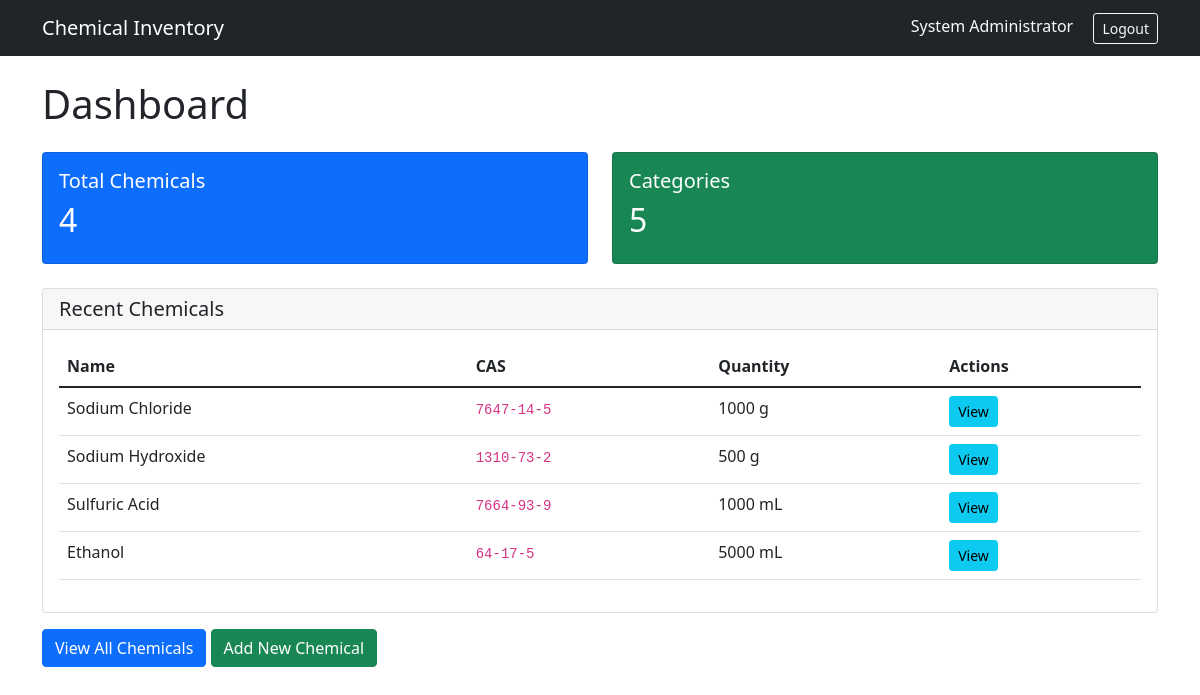
/dashboard.php (signed in), run on the app's committed database.
### tables this page shows
CREATE TABLE chemicals (
        id INTEGER PRIMARY KEY AUTOINCREMENT,
        cas_number TEXT NOT NULL,
        name TEXT NOT NULL,
        formula TEXT,
        category_id INTEGER,
        quantity REAL NOT NULL,
        unit TEXT DEFAULT 'g',
        purity REAL,
        expiry_date DATE,
        reorder_level REAL,
        location TEXT,
        notes TEXT,
        created_at TIMESTAMP DEFAULT CURRENT_TIMESTAMP,
        FOREIGN KEY (category_id) REFERENCES categories(id)
    );

### dashboard.php (the view, shortened to what this page needs)
<?php
try {
    $db = new SQLite3('database/chemicals.db');
} catch (Exception $e) {
    die("Database error: " . $e->getMessage());
}
$total_chemicals = $db->querySingle("SELECT COUNT(*) FROM chemicals");
$total_categories = $db->querySingle("SELECT COUNT(*) FROM categories");
$recent_result = $db->query("SELECT * FROM chemicals ORDER BY id DESC LIMIT 5");
?>
<!DOCTYPE html>
<html>
<head>
    <link href="https://cdn.jsdelivr.net/npm/bootstrap@5.1.3/dist/css/bootstrap.min.css" rel="stylesheet">
</head>
<body>
    <nav class="navbar navbar-dark bg-dark mb-4">
        <div class="container">
            <a class="navbar-brand" href="dashboard.php">Chemical Inventory</a>
            <div>
                <span class="text-light me-3"><?php echo $_SESSION['user_name']; ?></span>
                <a href="logout.php" class="btn btn-outline-light btn-sm">Logout</a>
            </div>
        </div>
    </nav>
    <div class="container">
        <h1 class="mb-4">Dashboard</h1>
        <div class="row mb-4">
            <div class="col-md-6">
                <div class="card bg-primary text-white">
                    <div class="card-body">
                        <h5>Total Chemicals</h5>
                        <h2><?php echo $total_chemicals; ?></h2>
                    </div>
                </div>
            </div>
            <div class="col-md-6">
                <div class="card bg-success text-white">
                    <div class="card-body">
                        <h5>Categories</h5>
                        <h2><?php echo $total_categories; ?></h2>
                    </div>
                </div>
            </div>
        </div>
        <div class="card">
            <div class="card-header">
                <h5 class="mb-0">Recent Chemicals</h5>
            </div>
            <div class="card-body">
                <?php if ($recent_result): ?>
                    <table class="table">
                        <thead>
                            <tr>
                                <th>Name</th>
                                <th>CAS</th>
                                <th>Quantity</th>
                                <th>Actions</th>
                            </tr>
                        </thead>
                        <tbody>
                            <?php while ($chem = $recent_result->fetchArray(SQLITE3_ASSOC)): ?>
                                <tr>
                                    <td><?php echo htmlspecialchars($chem['name']); ?></td>
                                    <td><code><?php echo htmlspecialchars($chem['cas_number']); ?></code></td>
                                    <td><?php echo $chem['quantity'] . ' ' . $chem['unit']; ?></td>
                                    <td>
                                        <a href="view_chemical.php?id=<?php echo $chem['id']; ?>" class="btn btn-sm btn-info">View</a>
                                    </td>
                                </tr>
                            <?php endwhile; ?>
                        </tbody>
                    </table>
                <?php else: ?>
                    <p>No chemicals found. <a href="add_chemical.php">Add your first chemical</a></p>
                <?php endif; ?>
            </div>
        </div>
        <div class="mt-3">
            <a href="chemicals.php" class="btn btn-primary">View All Chemicals</a>
            <a href="add_chemical.php" class="btn btn-success">Add New Chemical</a>
        </div>
    </div>
</body>
</html>

### data on the page
chemicals: name "Sodium Chloride", cas_number "7647-14-5", quantity "1000", unit "g"
chemicals: name "Sodium Hydroxide", cas_number "1310-73-2", quantity "500", unit "g"
chemicals: name "Sulfuric Acid", cas_number "7664-93-9", quantity "1000", unit "mL"
chemicals: name "Ethanol", cas_number "64-17-5", quantity "5000", unit "mL"

### other printed values
$_SESSION['user_name'] "System Administrator"
$total_chemicals "4"
$total_categories "5"
